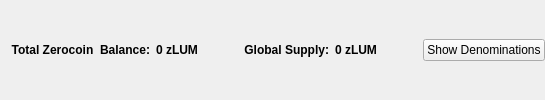
                       <widget class="QFrame" name="balanceSupplyFrame">
                        <layout class="QHBoxLayout" name="horizontalLayout_2" stretch="0,0,0,1,0">
                         <property name="rightMargin">
                          <number>0</number>
                         </property>
                         <item>
                          <layout class="QHBoxLayout" name="horizontalLayout_34">
                           <item>
                            <widget class="QLabel" name="labelzAvailableText_3">
                             <property name="font">
                              <font>
                               <weight>75</weight>
                               <bold>true</bold>
                              </font>
                             </property>
                             <property name="toolTip">
                              <string>Total Balance including unconfirmed and immature zLUM</string>
                             </property>
                             <property name="text">
                              <string>Total Zerocoin  Balance:</string>
                             </property>
                             <property name="alignment">
                              <set>Qt::AlignRight|Qt::AlignTrailing|Qt::AlignVCenter</set>
                             </property>
                            </widget>
                           </item>
                           <item>
                            <widget class="QLabel" name="labelzAvailableAmount_4">
                             <property name="minimumSize">
                              <size>
                               <width>40</width>
                               <height>0</height>
                              </size>
                             </property>
                             <property name="font">
                              <font>
                               <weight>75</weight>
                               <bold>true</bold>
                              </font>
                             </property>
                             <property name="toolTip">
                              <string>Total Balance including unconfirmed and immature zLUM</string>
                             </property>
                             <property name="text">
                              <string>0 zLUM</string>
                             </property>
                             <property name="alignment">
                              <set>Qt::AlignLeading|Qt::AlignLeft|Qt::AlignVCenter</set>
                             </property>
                            </widget>
                           </item>
                          </layout>
                         </item>
                         <item>
                          <spacer name="horizontalSpacer_32">
                           <property name="orientation">
                            <enum>Qt::Horizontal</enum>
                           </property>
                           <property name="sizeHint" stdset="0">
                            <size>
                             <width>40</width>
                             <height>20</height>
                            </size>
                           </property>
                          </spacer>
                         </item>
                         <item>
                          <layout class="QHBoxLayout" name="horizontalLayout_35">
                           <item>
                            <widget class="QLabel" name="labelZsupplyText_2">
                             <property name="font">
                              <font>
                               <weight>75</weight>
                               <bold>true</bold>
                              </font>
                             </property>
                             <property name="text">
                              <string>Global Supply:</string>
                             </property>
                             <property name="alignment">
                              <set>Qt::AlignRight|Qt::AlignTrailing|Qt::AlignVCenter</set>
                             </property>
                            </widget>
                           </item>
                           <item>
                            <widget class="QLabel" name="labelZsupplyAmount_2">
                             <property name="font">
                              <font>
                               <weight>75</weight>
                               <bold>true</bold>
                              </font>
                             </property>
                             <property name="text">
                              <string>0 zLUM</string>
                             </property>
                            </widget>
                           </item>
                          </layout>
                         </item>
                         <item>
                          <spacer name="horizontalSpacer_31">
                           <property name="orientation">
                            <enum>Qt::Horizontal</enum>
                           </property>
                           <property name="sizeHint" stdset="0">
                            <size>
                             <width>40</width>
                             <height>20</height>
                            </size>
                           </property>
                          </spacer>
                         </item>
                         <item>
                          <widget class="QPushButton" name="pushButtonShowDenoms">
                           <property name="toolTip">
                            <string>Show zLUM denominations list</string>
                           </property>
                           <property name="text">
                            <string>Show Denominations</string>
                           </property>
                          </widget>
                         </item>
                        </layout>
                       </widget>
